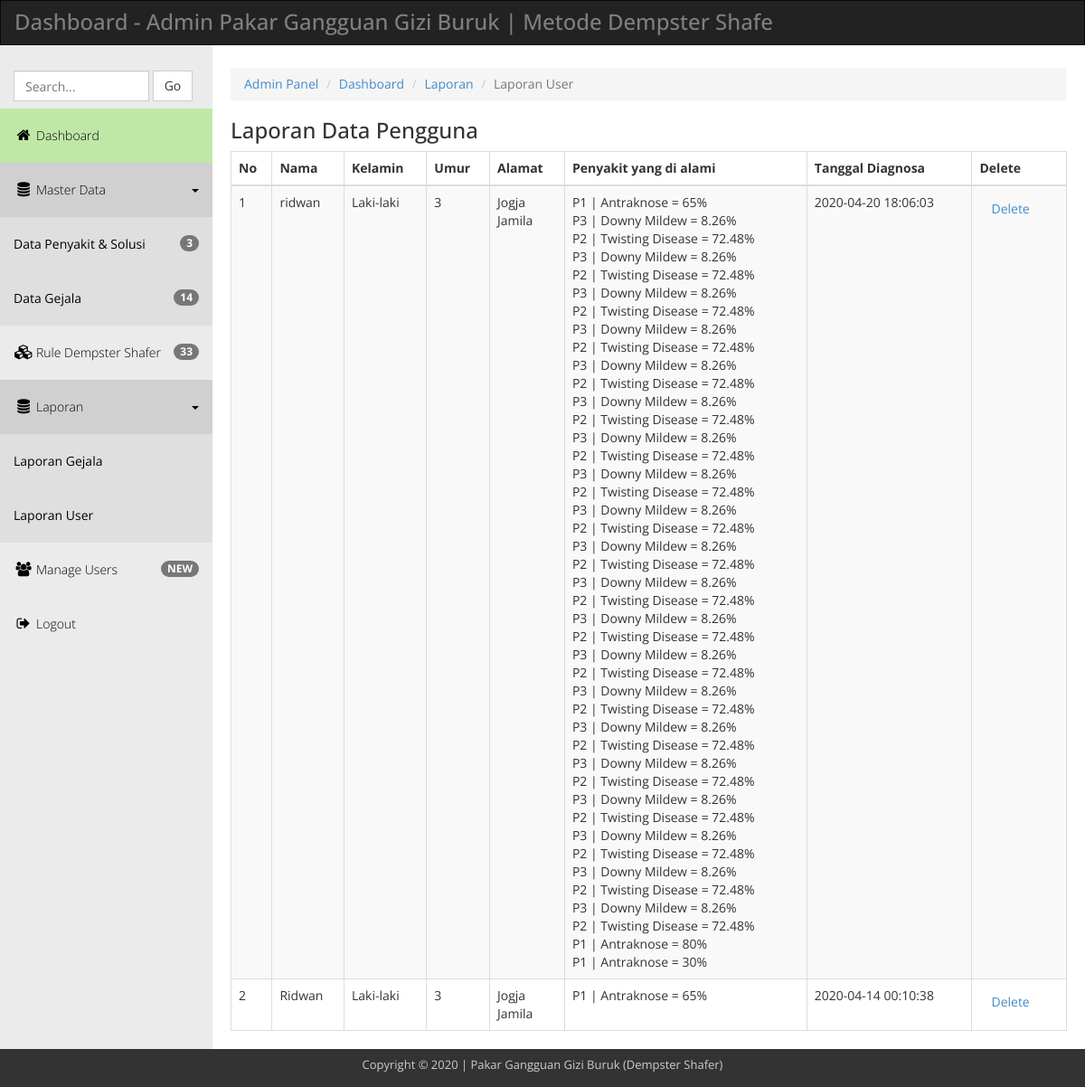
The app's page /modul/diagnosa/admin/lapuser.php with its own data.
### tables this page shows
CREATE TABLE `tb_hasil` (
  `idhasil` int(5) NOT NULL,
  `idpasien` int(5) NOT NULL,
  `kdpenyakit` varchar(4) NOT NULL,
  `persentase` double NOT NULL,
  `tanggal` datetime NOT NULL
);

CREATE TABLE `tbpasien` (
  `idpasien` int(10) NOT NULL,
  `nama` varchar(30) NOT NULL,
  `kelamin` varchar(10) NOT NULL,
  `umur` varchar(3) NOT NULL,
  `alamat` varchar(50) NOT NULL,
  `noip` varchar(30) NOT NULL,
  `tanggal` date NOT NULL,
  `pekerjaan` varchar(20) NOT NULL,
  `namaorangtua` varchar(20) NOT NULL
);

### modul/diagnosa/admin/lapuser.php (the view, shortened to what this page needs)
<!DOCTYPE html>
<head>
  <link rel="stylesheet" href="css/templatemo_main.css">
</head>
<body>
  <div class="navbar navbar-inverse" role="navigation">
      <div class="navbar-header">
        <div class="logo"><h1>Dashboard - Admin Pakar Gangguan Gizi Buruk | Metode Dempster Shafe</h1></div>
      </div>
    </div>
    <div class="template-page-wrapper">
      <div class="navbar-collapse collapse templatemo-sidebar">
        <ul class="templatemo-sidebar-menu">
          <li>
            <form class="navbar-form">
              <input type="text" class="form-control" id="templatemo_search_box" placeholder="Search...">
              <span class="btn btn-default">Go</span>
            </form>
          </li>
          <li class="active"><a href="index.php"><i class="fa fa-home"></i>Dashboard</a></li>
          <li class="sub open">
            <a href="javascript:;">
              <i class="fa fa-database"></i>Master Data <div class="pull-right"><span class="caret"></span></div>
            </a>
            <ul class="templatemo-submenu">
              <li><a href="penyakit.php"><span class="badge pull-right"><?php include "koneksi.php"; $queryNP=mysqli_query($koneksi,"SELECT * FROM tb_penyakit"); $numNP=mysqli_num_rows($queryNP); echo $numNP;?></span>Data Penyakit & Solusi</a></li>
              <li><a href="gejala.php"><span class="badge pull-right"><?php $queryNP=mysqli_query($koneksi,"SELECT * FROM tb_gejala"); $numNP=mysqli_num_rows($queryNP); echo $numNP;?></span>Data Gejala</a></li>
            </ul>
          </li>
          <li><a href="basis_pengetahuan.php"><i class="fa fa-cubes"></i><span class="badge pull-right"><?php $queryNR=mysqli_query($koneksi,"SELECT * FROM tb_rules"); $numNR=mysqli_num_rows($queryNR); echo $numNR;?></span>Rule Dempster Shafer</a></li>
          <li class="sub open">
            <a href="javascript:;">
              <i class="fa fa-database"></i>Laporan<div class="pull-right"><span class="caret"></span></div>
            </a>
            <ul class="templatemo-submenu">
              <li><a href="lapgejala.php">Laporan Gejala</a></li>
              <li><a href="lapuser.php"><span class="badge pull-right"><?php $queryNP3=mysqli_query($koneksi,"SELECT * FROM tbpasien");?></span>Laporan User</a></li>
            </ul>
          </li>
          <li><a href="manage_user.php"><i class="fa fa-users"></i><span class="badge pull-right">NEW</span>Manage Users</a></li>
          <li><a href="javascript:;" data-toggle="modal" data-target="#confirmModal"><i class="fa fa-sign-out"></i>Logout</a></li>
        </ul>
      </div>
      <div class="templatemo-content-wrapper">
        <div class="templatemo-content">
          <ol class="breadcrumb">
            <li><a href="index.php">Admin Panel</a></li>
            <li><a href="#">Dashboard</a></li>
            <li><a href="#">Laporan</a></li>
            <li class="active">Laporan User</li>
          </ol>
          <h1>Laporan Data Pengguna</h1>
                   <div class="row">
            <div class="col-md-12">
              <div class="table-responsive">
                <table class="table table-striped table-hover table-bordered">
                  <thead>
                    <tr>
                      <th>No</th>
                      <th>Nama</th>
                      <th>Kelamin</th>
                      <th>Umur</th>
                      <th>Alamat</th>
                      <th>Penyakit yang di alami</th>
                      <th>Tanggal Diagnosa</th>
                      <th>Delete<input type="hidden" id="texthapus"></th>
                    </tr>
                  </thead>
                  <tbody>
                    <?php
	include "koneksi.php";
	$arrPenyakit=array();
	$queryP=mysqli_query($koneksi,"SELECT * FROM tb_penyakit"); while($dataP=mysqli_fetch_array($queryP)){ $arrPenyakit["$dataP[kdpenyakit]"]=$dataP['nama_penyakit']; }
	$sql = "SELECT * FROM tbpasien,tb_hasil WHERE tb_hasil.idpasien=tbpasien.idpasien group by tb_hasil.idpasien  ORDER BY tb_hasil.idhasil DESC";
	$qry = mysqli_query($koneksi,$sql)  or die ("SQL Error".mysqli_error());
	$no=0;
	while ($data=mysqli_fetch_array($qry)) {
	$no++;
   ?>
                    <tr>
                      <td><?php echo $no;?></td>
                      <td><?php echo $data['nama'];?></td>
                      <td><?php echo $data['kelamin'];?></td>
                      <td><?php echo $data['umur'];?></td>
                      <td><?php echo $data['alamat']."<br>".$data['namaorangtua'];?></td>
                      <td><?php $idp=$data['idpasien'];
	$strP=mysqli_query($koneksi,"SELECT * FROM tb_hasil WHERE idpasien='$idp' ");
	while($dataP=mysqli_fetch_array($strP)){
		echo $dataP['kdpenyakit']." | "; print_r($arrPenyakit["$dataP[kdpenyakit]"]); echo " = ".$dataP['persentase']."%<br>";
		}
	 ?></td>
     				  <td><?php echo $data['tanggal'];?></td>
                      <td><a onClick="return HapusData('<?php echo $data['idpasien'];?>');" data-toggle="modal" data-target="#confirmModal2" class="btn btn-link">Delete</a>
                      </td>
                    </tr><?php }?>
                  </tbody>
                </table>
              </div>
            </div>
          </div>
        </div>
      </div>
      <footer class="templatemo-footer">
        <div class="templatemo-copyright">
          <p>Copyright &copy; 2020 | Pakar Gangguan Gizi Buruk (Dempster Shafer)</p>
        </div>
      </footer>
    </div>
</body>
</html>

### modul/diagnosa/admin/css/templatemo_main.css (style rules this page uses)
* { font-family: 'Open Sans', sans-serif; }
body { background-color: rgb(235,235,235); }
h1 { font-size: 24px; }
.logo { display: inline-block; }
.logo h1 { font-size: 24px; margin: 10px 15px; }
.templatemo-content-wrapper { float: left; width: 100%; }
.templatemo-content { margin-left: 235px; margin-top: 0px; min-height: 600px; padding: 25px 20px 0 20px; background-color: white; overflow-x: hidden; }
.templatemo-footer { clear: both; font-size: 13px; padding: 8px 0 5px 0; text-align: center; color: #ccc; background-color: #333; }
#templatemo_search_box { width: 150px; display: inline-block; }
.navbar { margin-bottom: 0; border-radius: 0; }
.navbar-header { color: rgb(127,127,127); }
.templatemo-sidebar { padding: 0; margin-top: 20px; }
.templatemo-sidebar .templatemo-sidebar-menu { list-style: none; margin: 0; padding: 0; }
.templatemo-sidebar .templatemo-sidebar-menu > li { display: block; margin: 0; padding: 0; border: 0px; }
.templatemo-sidebar .templatemo-sidebar-menu > li > a { display: block; position: relative; margin: 0; border: 0px; padding: 20px 15px; text-decoration: none; font-size: 14px; font-weight: 300; }
.templatemo-sidebar-menu a { color: black; }
.templatemo-sidebar-menu li.sub .templatemo-submenu { display: none; }
.templatemo-sidebar-menu li.sub.open .templatemo-submenu { display: block; }
.templatemo-submenu { padding-left: 0; }
.templatemo-submenu li { list-style: none; background-color: #DFDFDF; }
.templatemo-submenu li a { display: block; padding: 20px 15px; margin: 0; }
.templatemo-sidebar-menu > li.sub.open > a { background-color: rgba(145,145,145,0.3); }
.templatemo-sidebar .templatemo-sidebar-menu >li.active, .templatemo-sidebar .templatemo-sidebar-menu>li>a:hover { background-color: rgb(191, 232, 167); }
.templatemo-sidebar .templatemo-sidebar-menu > li > a > i { font-size: 16px; top: 2px; margin-top: 1px; margin-left: 1px; margin-right: 4px; display: inline-block; width: 1.25em; text-align: center; }
.nav-pills>li>a, .nav-tabs>li>a, .alert, .progress, .panel, .btn, .panel-group .panel, .form-control, .modal-content, .breadcrumb { border-radius: 0; }
@media screen and (min-width: 992px) { .templatemo-sidebar { width: 235px; float: left; position: relative; margin-right: -100%; } }

### records on screen
tb_hasil: idpasien.nama "ridwan", idpasien.kelamin "Laki-laki", idpasien.umur "3", idpasien.alamat "Jogja", idpasien.namaorangtua "Jamila", kdpenyakit "P1", value "Antraknose", persentase "65", tanggal "2020-04-20 18:06:03"
tb_hasil: kdpenyakit "P3", value "Downy Mildew", persentase "8.26"
tb_hasil: kdpenyakit "P2", value "Twisting Disease", persentase "72.48"
tb_hasil: kdpenyakit "P3", value "Downy Mildew", persentase "8.26"
tb_hasil: kdpenyakit "P2", value "Twisting Disease", persentase "72.48"
tb_hasil: kdpenyakit "P3", value "Downy Mildew", persentase "8.26"
tb_hasil: kdpenyakit "P2", value "Twisting Disease", persentase "72.48"
tb_hasil: kdpenyakit "P3", value "Downy Mildew", persentase "8.26"
tb_hasil: kdpenyakit "P2", value "Twisting Disease", persentase "72.48"
tb_hasil: kdpenyakit "P3", value "Downy Mildew", persentase "8.26"
tb_hasil: kdpenyakit "P2", value "Twisting Disease", persentase "72.48"
tb_hasil: kdpenyakit "P3", value "Downy Mildew", persentase "8.26"
tb_hasil: kdpenyakit "P2", value "Twisting Disease", persentase "72.48"
tb_hasil: kdpenyakit "P3", value "Downy Mildew", persentase "8.26"
tb_hasil: kdpenyakit "P2", value "Twisting Disease", persentase "72.48"
tb_hasil: kdpenyakit "P3", value "Downy Mildew", persentase "8.26"
tb_hasil: kdpenyakit "P2", value "Twisting Disease", persentase "72.48"
tb_hasil: kdpenyakit "P3", value "Downy Mildew", persentase "8.26"
tb_hasil: kdpenyakit "P2", value "Twisting Disease", persentase "72.48"
tb_hasil: kdpenyakit "P3", value "Downy Mildew", persentase "8.26"
tb_hasil: kdpenyakit "P2", value "Twisting Disease", persentase "72.48"
tb_hasil: kdpenyakit "P3", value "Downy Mildew", persentase "8.26"
tb_hasil: kdpenyakit "P2", value "Twisting Disease", persentase "72.48"
tb_hasil: kdpenyakit "P3", value "Downy Mildew", persentase "8.26"
tb_hasil: kdpenyakit "P2", value "Twisting Disease", persentase "72.48"
tb_hasil: kdpenyakit "P3", value "Downy Mildew", persentase "8.26"
tb_hasil: kdpenyakit "P2", value "Twisting Disease", persentase "72.48"
tb_hasil: kdpenyakit "P3", value "Downy Mildew", persentase "8.26"
tb_hasil: kdpenyakit "P2", value "Twisting Disease", persentase "72.48"
tb_hasil: kdpenyakit "P3", value "Downy Mildew", persentase "8.26"
tb_hasil: kdpenyakit "P2", value "Twisting Disease", persentase "72.48"
tb_hasil: kdpenyakit "P3", value "Downy Mildew", persentase "8.26"
tb_hasil: kdpenyakit "P2", value "Twisting Disease", persentase "72.48"
tb_hasil: kdpenyakit "P3", value "Downy Mildew", persentase "8.26"
tb_hasil: kdpenyakit "P2", value "Twisting Disease", persentase "72.48"
tb_hasil: kdpenyakit "P3", value "Downy Mildew", persentase "8.26"
tb_hasil: kdpenyakit "P2", value "Twisting Disease", persentase "72.48"
tb_hasil: kdpenyakit "P3", value "Downy Mildew", persentase "8.26"
tb_hasil: kdpenyakit "P2", value "Twisting Disease", persentase "72.48"
tb_hasil: kdpenyakit "P3", value "Downy Mildew", persentase "8.26"
tb_hasil: kdpenyakit "P2", value "Twisting Disease", persentase "72.48"
tb_hasil: kdpenyakit "P1", value "Antraknose", persentase "80"
tb_hasil: kdpenyakit "P1", value "Antraknose", persentase "30"
tb_hasil: idpasien.nama "Ridwan", idpasien.kelamin "Laki-laki", idpasien.umur "3", idpasien.alamat "Jogja", idpasien.namaorangtua "Jamila", kdpenyakit "P1", value "Antraknose", persentase "65", tanggal "2020-04-14 00:10:38"

### other values on screen
$numNP "3"
$numNP "14"
$numNR "33"
